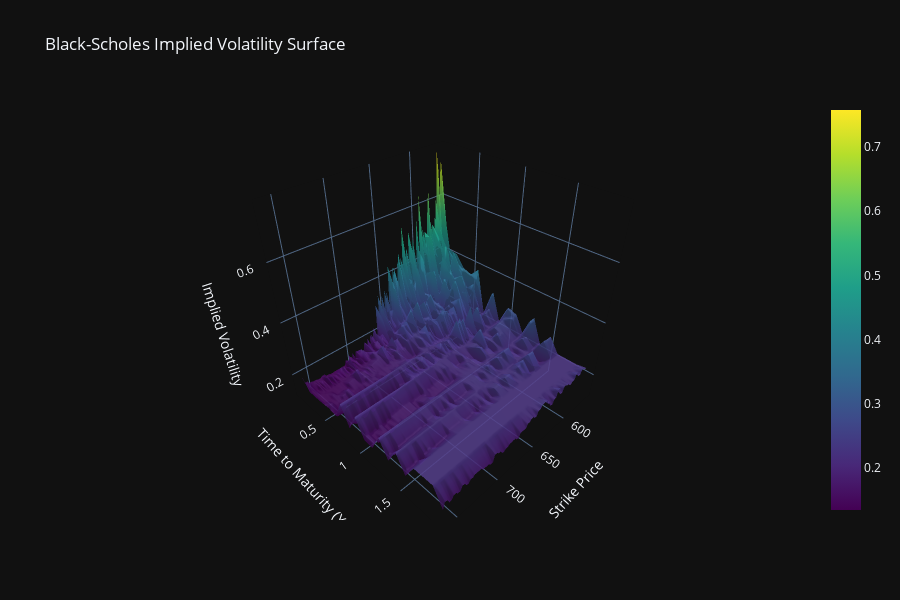

This figure's notebook cell:
### Code cell
fig = go.Figure(data=[go.Surface(x=KK, y=TT, z=IV_surface, colorscale='Viridis', opacity=0.85)])
fig.update_layout(
    title='Black-Scholes Implied Volatility Surface',
    scene=dict(
        xaxis_title='Strike Price',
        yaxis_title='Time to Maturity (Years)',
        zaxis_title='Implied Volatility'
    ),
    template='plotly_dark',
    width=900,
    height=600
)
fig.show()

### Figure 1 — Plotly figure (JSON) as saved in the notebook; plotly's stock layout.template omitted (floating-point values rounded to 4 significant figures; data arrays with more than 128 entries replaced by an {"elided": "..."} marker saying what was removed)
{"data": [{"colorscale": [[0, "#440154"], [0.1111, "#482878"], [0.2222, "#3e4989"], [0.3333, "#31688e"], [0.4444, "#26828e"], [0.5556, "#1f9e89"], [0.6667, "#35b779"], [0.7778, "#6ece58"], [0.8889, "#b5de2b"], [1, "#fde725"]], "opacity": 0.85, "type": "surface", "x": {"elided": "19x201 float values"}, "y": {"elided": "19x201 float values"}, "z": {"elided": "19x201 float values"}}], "layout": {"height": 600, "scene": {"xaxis": {"title": {"text": "Strike Price"}}, "yaxis": {"title": {"text": "Time to Maturity (Years)"}}, "zaxis": {"title": {"text": "Implied Volatility"}}}, "title": {"text": "Black-Scholes Implied Volatility Surface"}, "width": 900}}
